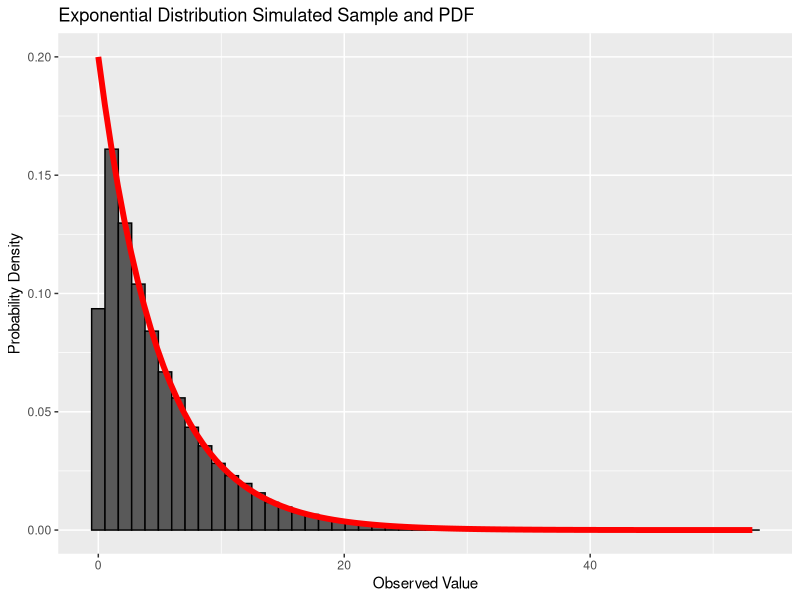
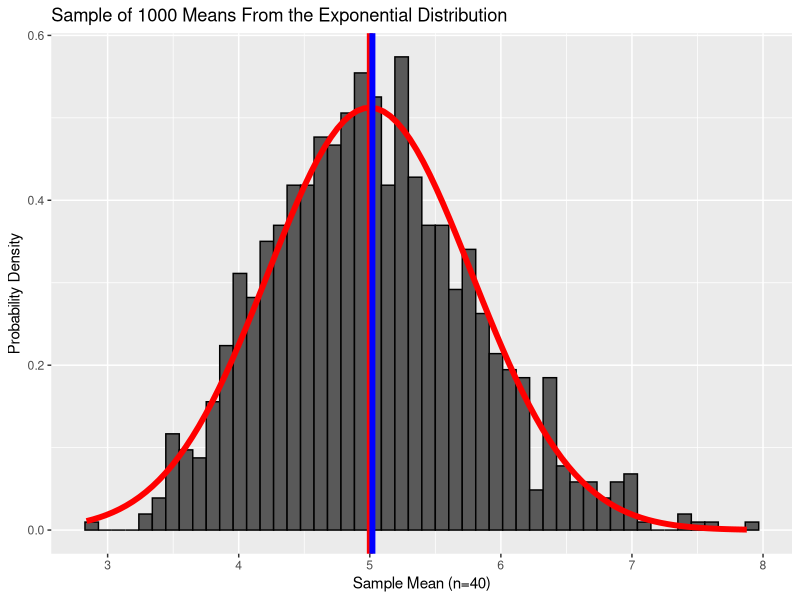
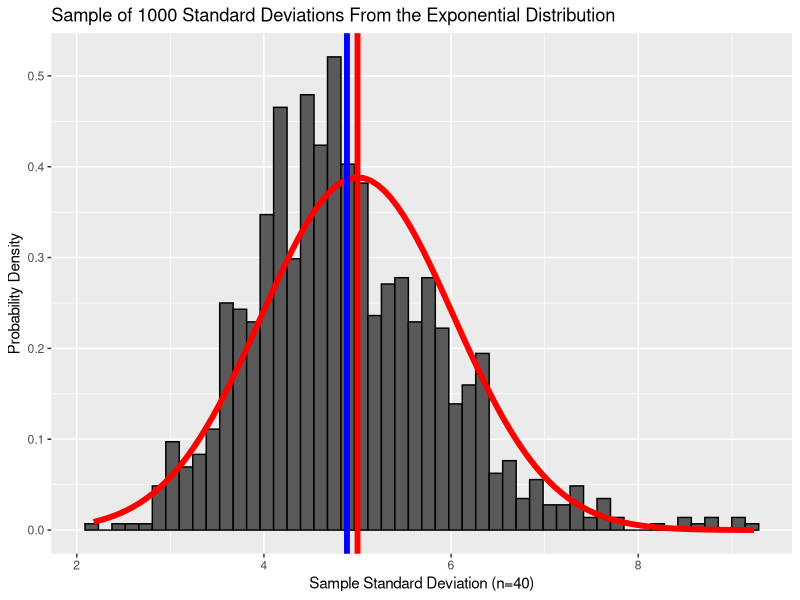
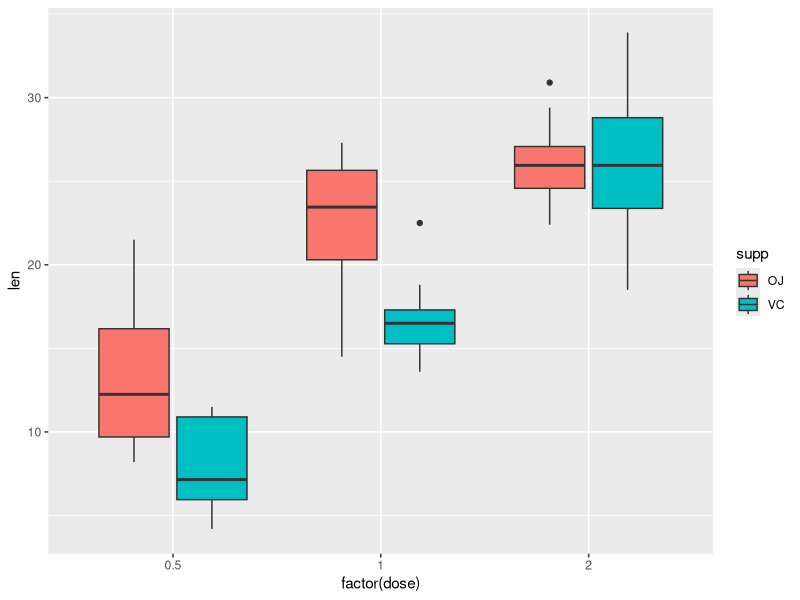

Source code (R) for these figures, in order:
## ---- chunk 1
library(ggplot2)

lambda <- 0.2
n <- 40
m <- 1000

set.seed(2018)
expSamples <- rexp(n*m, lambda)
expMatrix <- matrix(expSamples, ncol=n, nrow=m)
## ---- chunk 2
ggplot(data.frame(exp=expSamples), aes(x=exp)) +
    geom_histogram(color="black", bins=50, aes(y=..density..)) +
    stat_function(fun=dexp,
                  color="red",
                  size=2,
                  args=list(rate=lambda))+
    labs(y="Probability Density",
         x="Observed Value",
         title="Exponential Distribution Simulated Sample and PDF")
## ---- chunk 3
# Calculate the means of the 1000 Samples
expMeans <- apply(expMatrix, 1, mean)

# Plot the distribution of means, along with the theoretical mean for
# the exponential distribution, the measured mean, and the PDF for 
# a normal distribution with a mean equal to the theoretical mean and
# a standard deviation equal to our sample standard deviation.
ggplot(data.frame(means = expMeans), aes(x=means)) +
    geom_histogram(color = "black", bins=50, aes(y=..density..)) +
    stat_function(fun=dnorm, 
                  color="red",
                  size=2,
                  args = list(mean=1/lambda, 
                              sd=sd(expMeans))) +
    geom_vline(xintercept = 1/lambda, color="red", size=2)+
    geom_vline(xintercept = mean(expMeans), color="blue", size=2) +
    labs(y="Probability Density",
         x="Sample Mean (n=40)",
         title="Sample of 1000 Means From the Exponential Distribution")
## ---- chunk 4
expSDs <- apply(expMatrix, 1, sd)

ggplot(data.frame(sd = expSDs), aes(x=sd)) +
    geom_histogram(color = "black", bins=50, aes(y=..density..)) +
    stat_function(fun=dnorm, 
                  color="red",
                  size=2,
                  args = list(mean=1/lambda, 
                              sd=sd(expSDs))) +
    geom_vline(xintercept = 1/lambda, color="red", size=2)+
    geom_vline(xintercept = mean(expSDs), color="blue", size=2) +
    labs(y="Probability Density",
         x="Sample Standard Deviation (n=40)",
         title="Sample of 1000 Standard Deviations From the Exponential Distribution")
## ---- chunk 5
library(dplyr)

data("ToothGrowth")
summary <- ToothGrowth %>% 
           group_by(dose, supp) %>% 
           summarize(mean=mean(len), sd=sd(len), n=n())

knitr::kable(summary, caption = "Summary of Tooth Growth Data")
## ---- chunk 6
ggplot(ToothGrowth, aes(x=factor(dose), y=len, fill=supp)) +
  geom_boxplot()
## ---- chunk 7
signif <- ToothGrowth %>% 
          group_by(dose) %>% 
          summarize(p = t.test(
            len[supp=="OJ"],
            len[supp=="VC"],
            alternative = "two.sided",
            paired = FALSE)$p.value)
knitr::kable(signif, caption="Significance Level by Dose")
